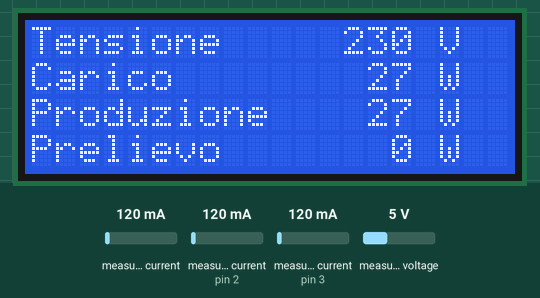
Recording of a sketch running on a simulated Arduino Uno, built with avr-gcc and run on an emulated ATmega328P. Parts: 20×4 character LCD. The test bench sets the inputs (shaded band); at power-on: measured current (sensors on pin 2, pin 3) 120 mA, measured voltage 5 V, measured current 120 mA. No radio packets arrive unless stated; what the sketch prints to the serial monitor is not drawn.

Above: at 1.3 s.
1.4 s: measured current (sensor on pin 2) set to 40 mA
At 2.5 s:
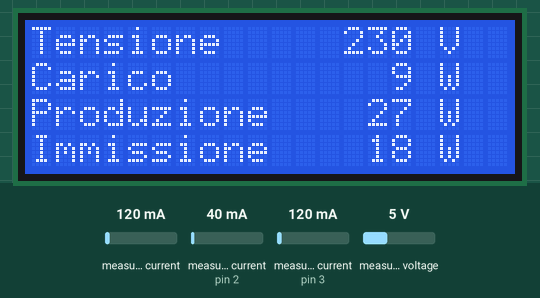
3.5 s: measured voltage set to 0.3 V
At 4.3 s:
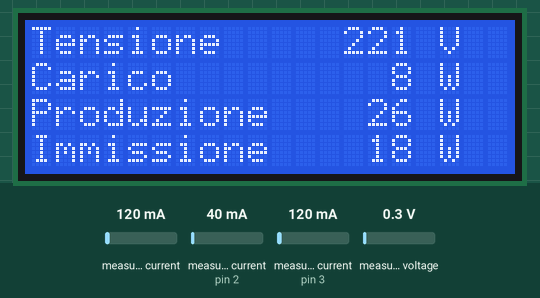
5.5 s: measured current (sensor on pin 3) set to 40 mA
At 7.1 s:
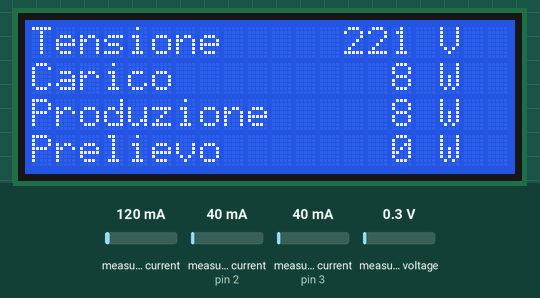
7.4 s: measured voltage set to 3.8 V
At 8.9 s:
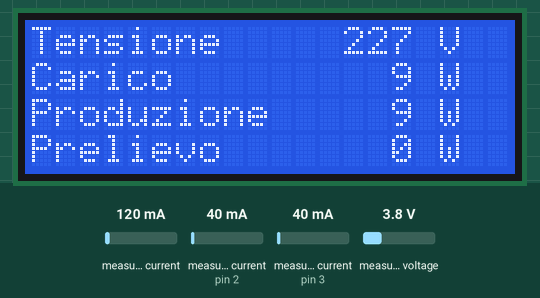
9.4 s: measured current (sensor on pin 2) set to 500 mA
At 10.5 s:
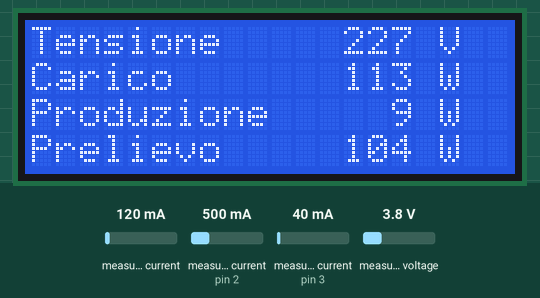
11.4 s: measured current (sensor on pin 3) set to 500 mA
At 13.3 s:
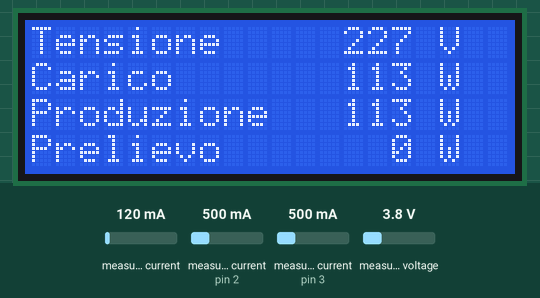
Timing chart, 0 to 14.4 s (numbered marks = the images above; inputs shaded):
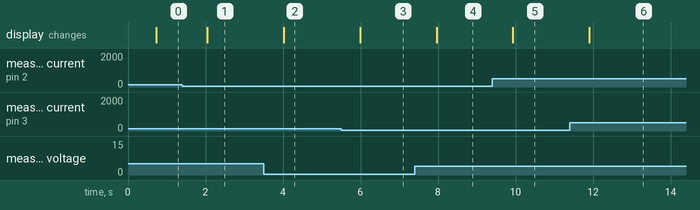

The sketch:

acquisizioneETrasmissioneCompleta.ino
```cpp
#include <LiquidCrystal_I2C.h>


#include "EmonLib.h"
#include <Wire.h>

#include <SPI.h>
#include <nRF24L01.h>
#include <RF24.h>
LiquidCrystal_I2C lcd(0x3F, 2, 1, 0, 4, 5, 6, 7, 3,POSITIVE); //LCD I2C address

EnergyMonitor emon1;             // carico
EnergyMonitor emon2;             // produzione
EnergyMonitor emon3;             // tensione

//calibrazione voltmetro
#define VOLT_CAL 195.99

//pin
const int pin_carico = 2;
const int pin_produzione= 3;
const int pin_tensione = 0;

//trasmissione
RF24 radio(7, 8); // CE, CSN
const byte address[6] = "00001";

//variabili correnti
double Irms;
double Vrms;
float tensione = -1;
int carico = -1;
int produzione = -1;
int immissione = -1;

void updateDisplay(int v,int c,int p,int i){
  //immissione
  lcd.setCursor(0,3);
  if(i>-4000 and i<4000){
    if(immissione>0){
        lcd.print("Immissione      ");
        printChar(11,3," ");
        lcd.print(allineaQuattro(i));
        lcd.print(" W");
    }else{
        i=-i;
        lcd.print("Prelievo      ");
        printChar(11,3," ");
        lcd.print(allineaQuattro(i));
        lcd.print(" W");
    }
   }else{
    lcd.print("Immissione error");
  }
  //tensione
  lcd.setCursor(0,0);
  if(v>=0 and v<300){
    lcd.print("Tensione            ");
    printChar(11,0," ");
    lcd.print(allineaQuattro(v));
    lcd.print(" V");
  }else{
    lcd.print("Tensione error");
  }
  //carico
  lcd.setCursor(0,1);
  if(c>=0 and c<9000){
    lcd.print("Carico          ");
    printChar(11,1," ");
    lcd.print(allineaQuattro(c));
    lcd.print(" W");
  }else{
    lcd.print("Carico error");
  }
  //produzione
  lcd.setCursor(0,2);
  if(p>=0 and p<9000){
    lcd.print("Produzione         ");
    printChar(11,2," ");
    lcd.print(allineaQuattro(p));
    lcd.print(" W");
  }else{
    lcd.print("Produzione error");
  }
}

void printChar(int c,int r,String ch){
    lcd.setCursor(c,r);
    lcd.print(ch);
}

String allineaQuattro(int n){
  if(n<1000 and n>99)
    return(" "+(String)n);
  if(n<100 and n>9)
    return("  "+(String)n);
  if(n<10)
    return("   "+(String)n);
  return (String)n;
}

void setup() {
  //LCD INIT
  lcd.begin(20,4);
  lcd.setCursor(0,0);
  lcd.print("INIT");
  //EMON INIT
  Serial.begin(9600);
  emon1.current(pin_carico,29);
  emon2.current(pin_produzione,29);
  emon3.voltage(pin_tensione,VOLT_CAL, 1.7); //pin,calibration,phase_shift
  //TRANS INIT
  radio.begin();
  radio.openWritingPipe(address);
  radio.setPALevel(RF24_PA_MIN);
  radio.stopListening();
}

float tensioneCorretta(float t){
    return t-((t*(-0.81))+186.3); //ipotesi crescita lenta
}


void loop() {
  //Tensione
  emon3.calcVI(20,2000);
  tensione=emon3.Vrms;
 // Serial.print(tensione);
 //  Serial.print(" ");
 //  Serial.print(tensioneCorretta(tensione));
 //  Serial.println(" ");
  tensione=tensioneCorretta(tensione); //todo refactor
  //Carico
  Irms = emon1.calcIrms(1480);
  carico=Irms*tensione;
  //Produzione
  Irms = emon2.calcIrms(1480);
  produzione=Irms*tensione;
  //Immissione
  immissione=produzione-carico;
  /******************UPDATE*******************/
  updateDisplay(tensione,carico,produzione,immissione);
  /******************Trnasmission*************/


  const char text[200]="val:"; //refactor
  char buffer[30];
  char car[10];
  char pro[10];
  char imm[10];
  sprintf(buffer,"%d",(int)tensione);
  sprintf(car,"%d",carico);
  sprintf(pro,"%d",produzione);
  sprintf(imm,"%d",immissione);

  strcat(text,buffer);
  strcat(text,";");
  strcat(text,car);
  strcat(text,";");
  strcat(text,pro);
  strcat(text,";");
  strcat(text,imm);
  strcat(text,";");


  Serial.print(buffer);


  radio.write(&text, sizeof(text));

  //reinit
  carico = -1;
  produzione = -1;
  immissione = -1;
  tensione = -1;
}
```

Measured:
- after the input at 1.4 s, the display: changes after 0.64 s (image 1)
- after the input at 3.5 s, the display: changes after 0.52 s (image 2)
- after the input at 5.5 s, the display: changes after 0.49 s (image 3)
- after the input at 7.4 s, the display: changes after 0.56 s (image 4)
- after the input at 9.4 s, the display: changes after 0.53 s (image 5)
- after the input at 11.4 s, the display: changes after 0.50 s (image 6)
